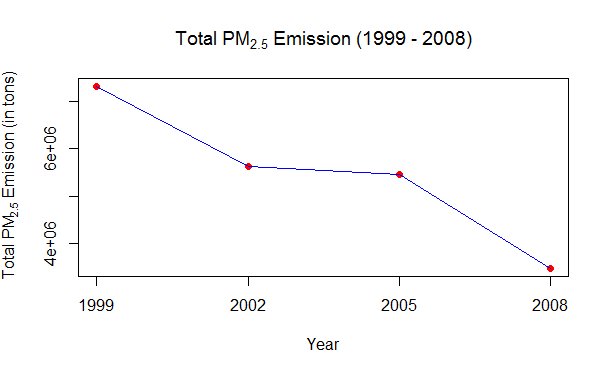

The script that drew this image:
## Calculate total emissions by year

totalByYear <- tapply(NEI$Emissions, NEI$year, sum)

## Create plot
plot(totalByYear, x = rownames(totalByYear), type = "n", axes = FALSE, 
     ylab = expression("Total PM"[2.5] * " Emission (in tons)"), xlab = "Year", 
     main = expression("Total PM"[2.5] * " Emission (1999 - 2008)")
     )

points(totalByYear, x = rownames(totalByYear), pch = 16, col = "red")

lines(totalByYear, x = rownames(totalByYear), col = "blue")

axis(2)
axis(side = 1, at = seq(1999, 2008, by = 3))
box()
